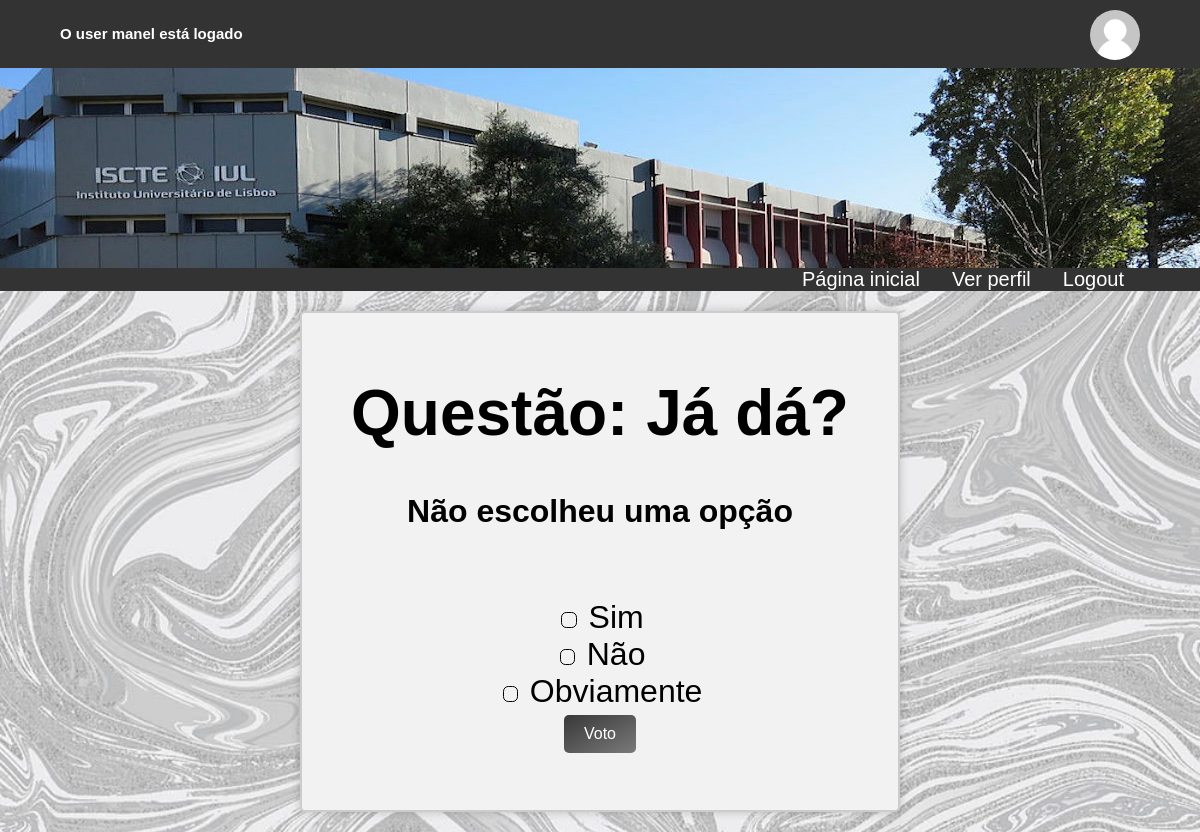
Page /votacao/3/voto (signed in) on the committed database.
### votacao/models.py (models this page shows)
class Questao(models.Model):
    questao_texto = models.CharField(max_length=200)
    pub_data = models.DateTimeField('data de publicacao')

class Opcao(models.Model):
    questao = models.ForeignKey(Questao, on_delete=models.CASCADE)
    opcao_texto = models.CharField(max_length=200)
    votos = models.IntegerField(default=0)

### votacao/views.py (the view, shortened to what this page needs)
# urls.py: path('<int:questao_id>/voto', views.voto, name='voto'),
@login_required(login_url='/votacao/fazlogin')
def voto(request, questao_id):
    questao = get_object_or_404(Questao, pk=questao_id)
    try:
        opcao_selecionada = questao.opcao_set.get(pk=request.POST['opcao'])
    except (KeyError, Opcao.DoesNotExist):
        return render(request, 'votacao/detalhe.html',
                      {'questao': questao,
                       'error_message': "Não escolheu uma opção",
                       })
    return HttpResponseRedirect(reverse('votacao:resultados', args=(questao_id,)))

### votacao/templates/votacao/detalhe.html (shortened to what this page needs)
{% extends './index.html' %}
{% block conteudoprincipal %}
    <div class="login-container">
        <h1>Questão: {{ questao.questao_texto }}</h1>
        {% if error_message %}
            <p><strong>{{ error_message }}</strong></p>
        {% endif %}
        <br>
        {% if questao.opcao_set %}
            <form action="{% url 'votacao:voto' questao.id %}"
                  method="post">
                <div class="radio-container">
                    {% for opcao in questao.opcao_set.all %}
                        <input type="radio" name="opcao"
                               id="opcao{{ forloop.counter }}"
                               value="{{ opcao.id }}" />
                        <label for="opcao{{ forloop.counter }}">
                            {{ opcao.opcao_texto }}
                        </label>
                        <br>
                    {% endfor %}
                </div>
                {% if request.user.is_authenticated %}
                    <input class="submit" type="submit" value="Voto" />
                {% endif %}
            </form>
        {% endif %}
        <br>
    </div>
{% endblock %}

### votacao/templates/votacao/index.html (shortened to what this page needs)
<!DOCTYPE html>
<html lang="en" xmlns="http://www.w3.org/1999/html">
<head>
    {% load static %}
    <link rel="stylesheet" type="text/css" href="{% static 'votacao/css/style.css' %}?{% now "U" %}">
</head>
<body>
<header>
    <div class="container">
        <div style="height: 50px">
            <div id="sessioninfo">
                {% if request.user.is_authenticated %}
                    <h2>O user <span id="user-click-img">{{ request.user.username }}</span> está logado</h2>
                {% else %}
                    <h2>Não está logado...</h2>
                {% endif %}
            </div>
            <div id="header_profileimage">
                {% if request.session.profile_pic_url %}
                    <img style="width: 50px; height: 50px" class="profileimg"
                         src="{{ request.session.profile_pic_url }}" alt="Profile Image">
                {% else %}
                    <img style="width: 50px; height: 50px" class="profileimg" src="../../static/media/default.png">
                {% endif %}
            </div>
        </div>
    </div>
    <div id="banner"></div>
</header>
<div class="container_background">
    <div class="container">
        <nav class="mainnav">
             {% if request.user.is_authenticated %}
                <ul>
                    {% if request.user.aluno %}
                        <li class="main_nav_li"><a href="{% url 'votacao:fazlogout' %}">Logout</a></li>
                        <li class="main_nav_li"><a href="{% url 'votacao:verperfil' %}">Ver perfil</a></li>
                        <li class="main_nav_li"><a href="{% url 'votacao:index' %}">Página inicial</a></li>
                    {% endif %}
                </ul>
             {% endif %}
        </nav>
    </div>
</div>
{% block conteudoprincipal %}{% endblock %}
</body>
</html>

### votacao/static/votacao/css/style.css (style rules this page uses)
* { box-sizing: border-box; }
body { font-family: sans-serif; font-size: 2em; margin: 0; background-image: url("../images/grey.jpg"); background-size: 100% 100%; background-size: cover }
.container { width: 90%; margin: 0 auto; overflow: auto; position: relative; }
.container_background { margin: 0 0; background-color: #333; }
.submit { background: linear-gradient(to bottom right, #383838, rgba(20, 20, 20, 0.54)); color: white; padding: 10px 20px; border: none; border-radius: 5px; font-size: 16px; cursor: pointer; }
#banner { background-image: url("../images/iscte.jpg"); background-size: 100% 100%; height: 200px; width: 100%; }
header { background-color: #333; padding: 0px; font-weight: bold; }
#sessioninfo { margin: 0; position: absolute; top: 50%; transform: translateY(-50%); float: left; background-color: #333; color: white; overflow: auto; font-size: 10px }
#header_profileimage { padding-top: 10px; float: right; }
.mainnav { background-color: #333; overflow: auto; font-size: 20px; }
ul { list-style-type: none; margin: 0; padding: 0 }
.main_nav_li { float: right }
.main_nav_li a, .main_nav_li p { display: block; color: white; text-align: center; padding: 0px 16px; text-decoration: none; }
.profileimg { width: 200px; height: 200px; border-radius: 50%; object-fit: cover; object-position: center; }
.login-container { border: 2px solid #ccc; background-color: #f2f2f2; padding: 20px; border-radius: 5px; box-shadow: 0 0 10px rgba(0, 0, 0, 0.2); margin: 20px auto; width: 50%; text-align: center; }
.radio-container { justify-content: center; align-items: center; }
.radio-container input { border: 1px solid #000000; padding: 0.5em; -webkit-appearance: none; border-radius: 0.40em; }

### rows in the picture
Questao: questao_texto "Já dá?"
Opcao: opcao_texto "Sim"
Opcao: opcao_texto "Não"
Opcao: opcao_texto "Obviamente"

### other values in the picture
{{ request.user.username }} "manel"
{{ error_message }} "Não escolheu uma opção"
